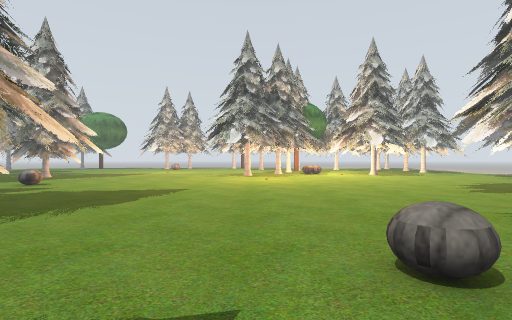
[1] (above)

24 first-person views from a walk through a world built for the Gazebo simulator. The camera is 0.94 m above the floor, looks level and sees 80° across. Floor lines are 1 m apart. The floor is counted in squares, 1 m on a side. Each view is taken from the middle of a square. On the plan, view 1 faces up. The plan holds only what a view shows up to about 11 squares ahead; the rest is blank. The place goes on beyond the plan. Some stock models are drawn as simple stand-ins.

[2]
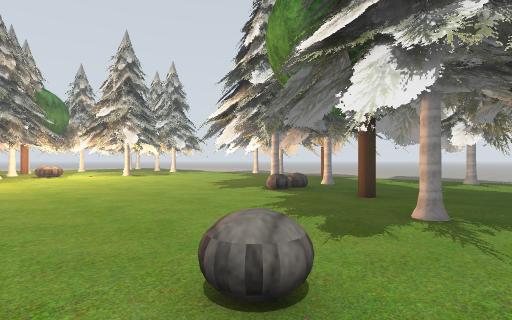

[3]
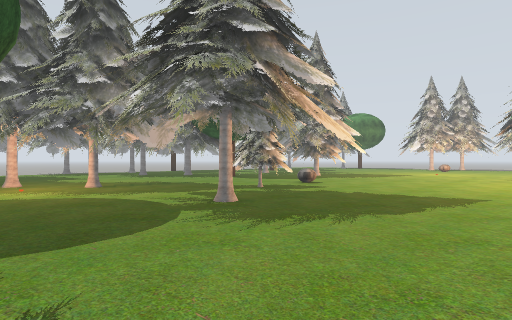

[4]
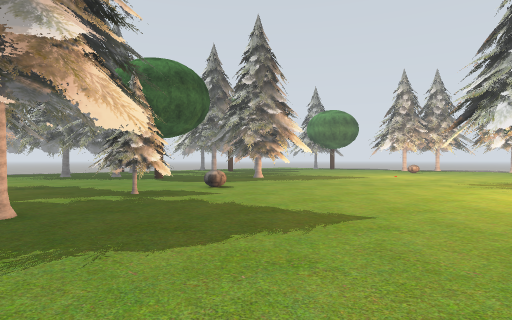

[5]
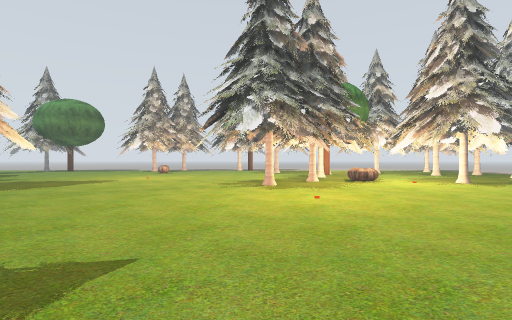

[6]
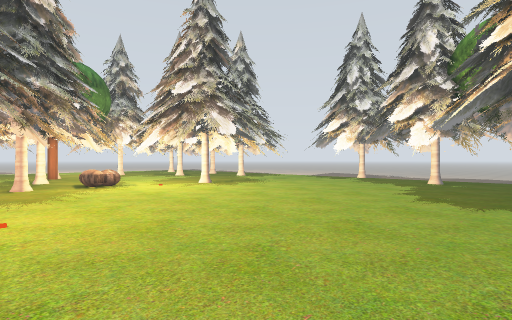

[7]
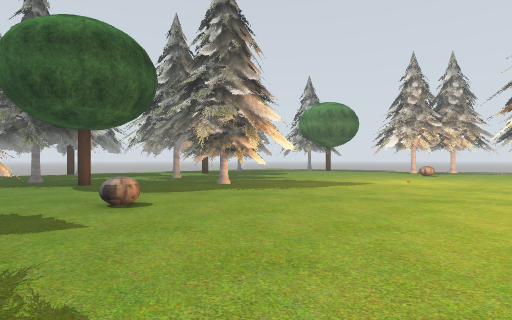

[8]
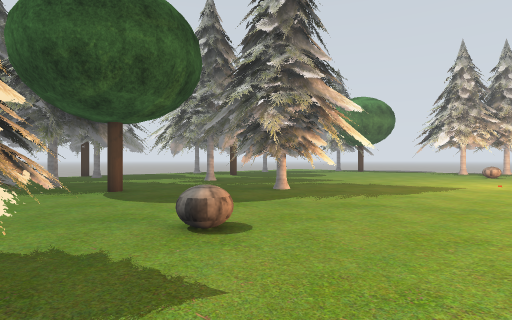

[9]
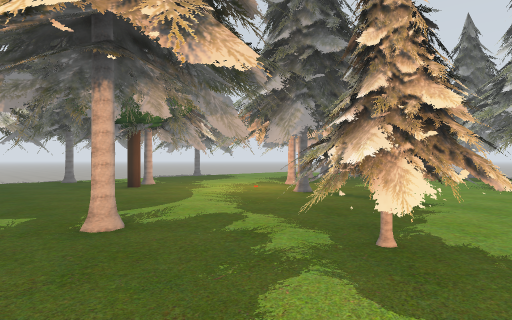

[10]
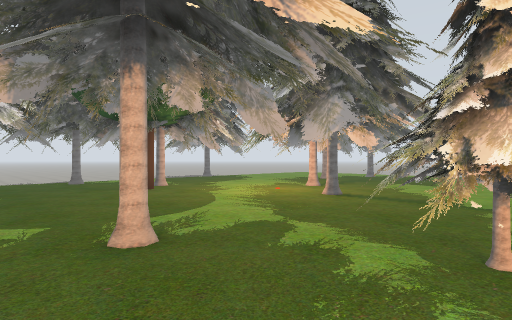

[11]
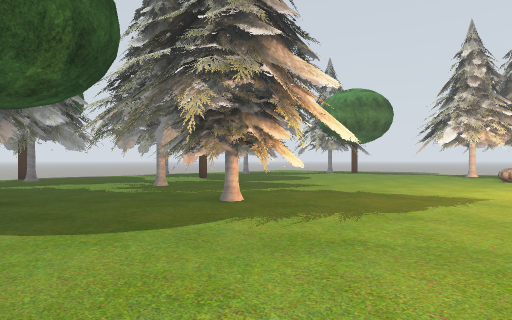

[12]
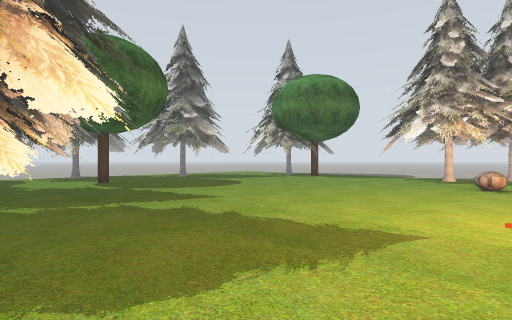

[13]
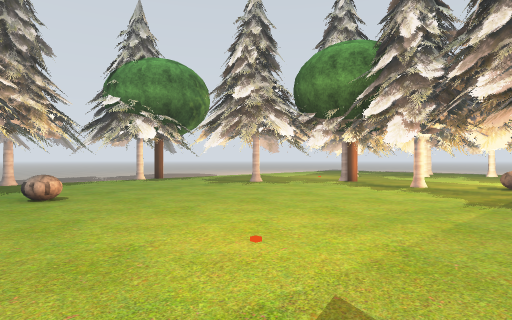

[14]
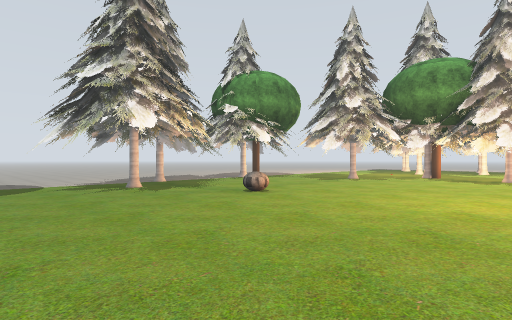

[15]
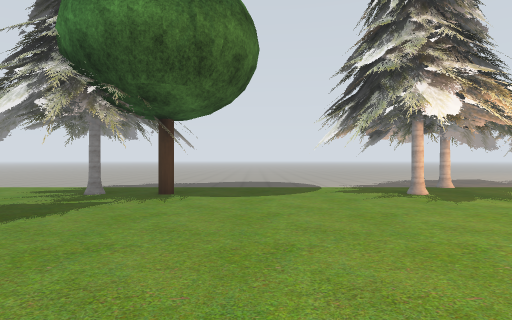

[16]
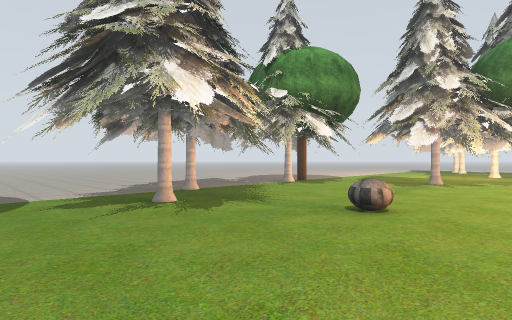

[17]
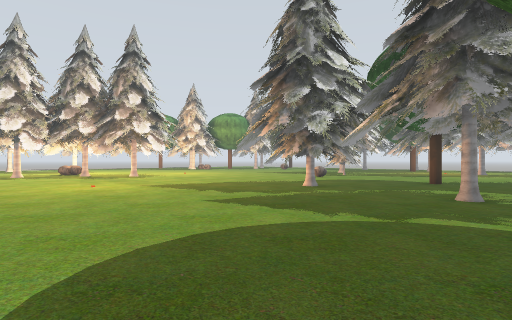

[18]
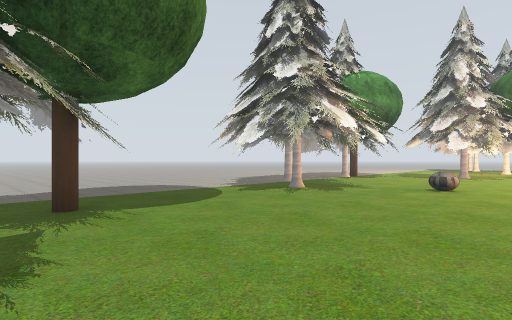

[19]
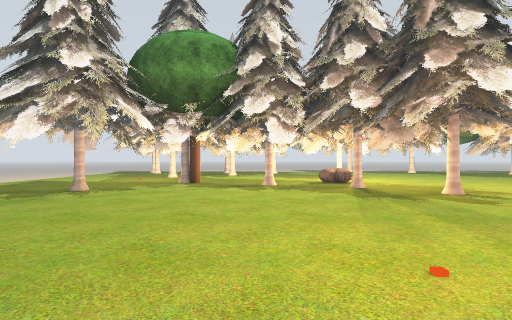

[20]
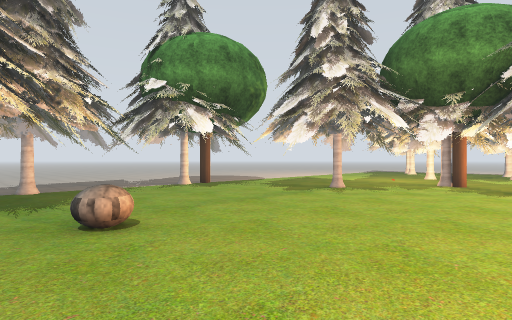

[21]
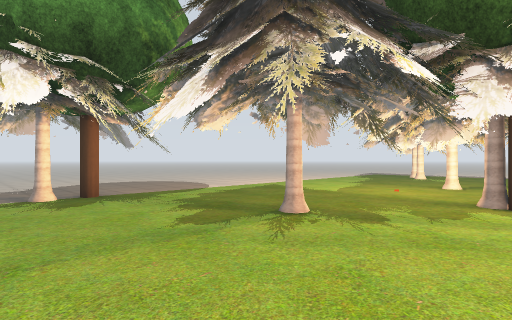

[22]
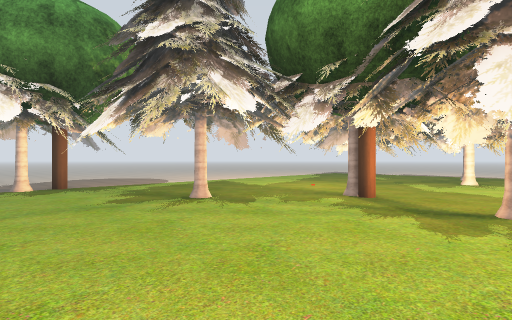

[23]
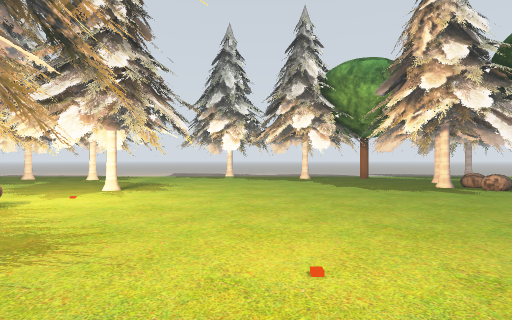

[24]
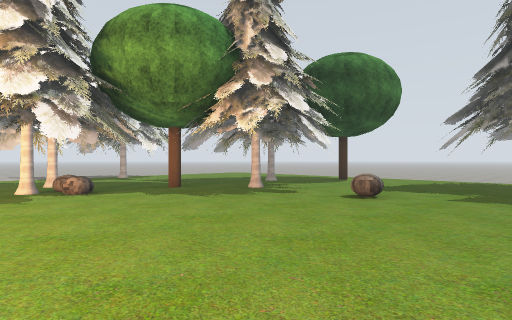

### Floor plan
Key: @ floor where view 1 was taken; . floor; O other object.
Columns run from 18 left of view 1 to 9 right of it. Each row starts with its distance up from view 1.
 38  .... .....    ..
 37  ........ OO   OO ..
 36  .......  OOOO OOOO..
 35 OO.....OOOO OO OOOO...
 34 OOO...OOOOOOOO OOOO....
 33 OOO...OOOOOOO OOOO ....
 32 OOO...OO OOOO.OOOOOOO...
 31 OOO...OOOOOO.... OOOOO..
 30 OO.....OOOO.....OOOOOOO OO
 29 ..........OO....OOOOOO OOO
 28 ...........O....OOOOO  O O
 27  ................OOOOOOOO
 26 . .................OOOO OOO
 25  .................OOOOOOOO O
 24 ..................O  OOO  OO
 23 ..................OOO      O
 22 .................  OOOO  OO
 21 ................OOOOOOO OOOO
 20  OOO... .......OOOOOOOOOOOOO
 19  OOOOOOOO......OOOOOOOOOOOOO
 18  OOOOOOOOO.....OO OOOO.OOOOO
 17  OOOOOOOOO.....OOOOOO...OOOO
 16 OOOO OOOOO......OOOO........
 15   OO  OOOO..................
 14 OO ..OOOO...................
 13 OOOO........................
 12   OO.....OO.................
 11 OOOO......O..............OOO
 10 OOO ......O.............OO O
  9 OO ......OOO............OOOO
  8 O .......OOOOO..........O OO
  7  ... OOO.O OOOO.........OOOO
  6  .. OOOOOOOOOOO..........OOO
  5    OOO OOOOOOOO.......OOOOO
  4    OOOOOO OOOOO......OOOOOO.
  3    OOOOOO.OOOO.....OOOOOO O.
  2      OOO............OOO OOO
  1        OOO...... ....OO
  0       OOOOO.O    .@...
 -1        OOOOOO    OO..
 -2          OOOO    OOO.
 -3          O OO    OOO
 -4           OOO    OO

Where each view was taken, in squares from view 1:
view 1: 0 up, 0 right, facing up
view 2: 1 up, 0 right, facing up-right
view 3: 1 up, 1 left, facing up-left
view 4: 5 up, 0 right, facing up-left
view 5: 7 up, 1 left, facing up
view 6: 9 up, 0 right, facing up-right
view 7: 9 up, 2 left, facing up-left
view 8: 9 up, 5 left, facing up-left
view 9: 10 up, 5 left, facing down-left
view 10: 9 up, 5 left, facing down-left
view 11: 12 up, 6 left, facing up-left
view 12: 17 up, 6 left, facing up-left
view 13: 20 up, 9 left, facing up-right
view 14: 22 up, 14 left, facing up-right
view 15: 24 up, 14 left, facing up
view 16: 26 up, 13 left, facing up-right
view 17: 26 up, 18 left, facing down-right
view 18: 26 up, 18 left, facing up-right
view 19: 24 up, 9 left, facing right
view 20: 24 up, 9 left, facing up-right
view 21: 26 up, 4 left, facing up-right
view 22: 23 up, 4 left, facing up-right
view 23: 15 up, 2 left, facing right
view 24: 10 up, 2 left, facing down-right
